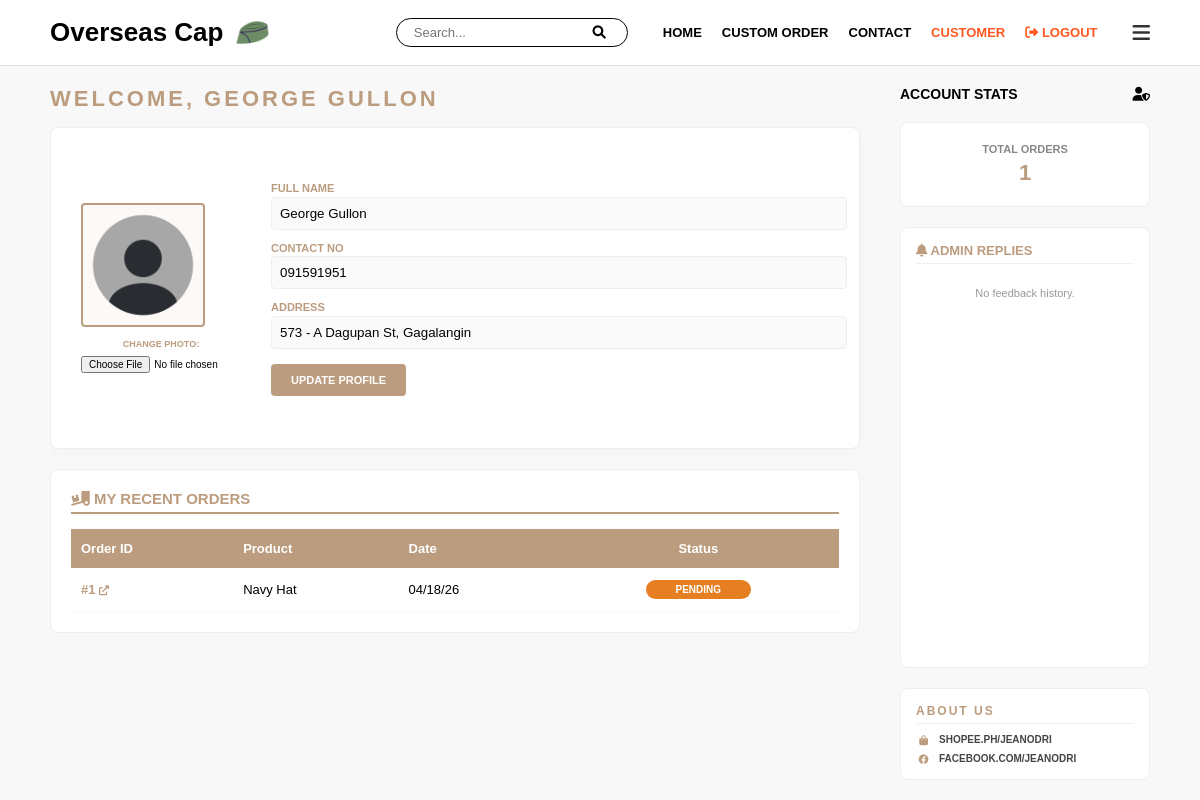
The app's page /customer_profile (signed in), older data.
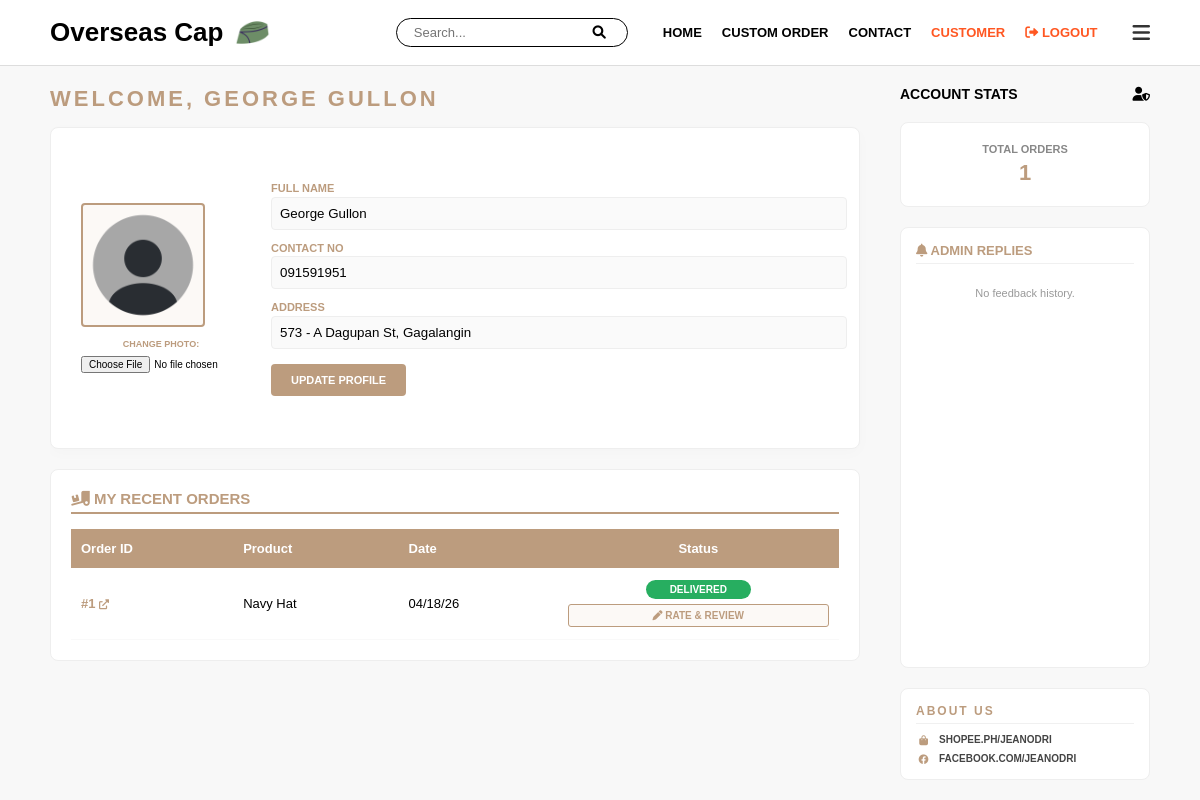
The same page, newer data.
### app.py (models this page shows)
class User(db.Model):
    id = db.Column(db.Integer, primary_key=True)
    username = db.Column(db.String(80), unique=True, nullable=False)
    password = db.Column(db.String(80), nullable=False)
    full_name = db.Column(db.String(120), default="NOT SET")
    contact = db.Column(db.String(20), default="NOT SET")
    email = db.Column(db.String(120), unique=True, nullable=False)
    address = db.Column(db.String(200), default="NOT SET")
    purchase_info = db.Column(db.String(500), default="NONE")
    profile_pic = db.Column(db.String(200), default="default.png")

class CustomOrder(db.Model):
    id = db.Column(db.Integer, primary_key=True)
    user_id = db.Column(db.Integer, db.ForeignKey('user.id'), nullable=True)
    customer_name = db.Column(db.String(100), nullable=False)
    contact_number = db.Column(db.String(20), nullable=False)
    address = db.Column(db.String(200), nullable=False)
    quantity = db.Column(db.Integer, nullable=False)
    product_type = db.Column(db.String(50))
    product_id = db.Column(db.Integer, db.ForeignKey('product.id'), nullable=True)
    color_type = db.Column(db.String(50))
    size_type = db.Column(db.String(50))
    color_variants = db.Column(db.String(50))
    size_variants = db.Column(db.String(50))
    material_type = db.Column(db.String(100))
    interlining_thickness = db.Column(db.String(100))
    order_type = db.Column(db.String(50))
    design_filename = db.Column(db.String(100))
    remarks = db.Column(db.Text)
    status = db.Column(db.String(20), default="PENDING")
    payment_method = db.Column(db.String(50))
    date_ordered = db.Column(db.DateTime, default=datetime.utcnow)
    payment_proof = db.Column(db.String(100))

### app.py (the view, shortened to what this page needs)
@app.route('/customer_profile', methods=['GET', 'POST'])
def customer_profile():
    if 'user' not in session:
        return redirect(url_for('login'))
    user = User.query.filter_by(username=session['user']).first()
    user_orders = CustomOrder.query.filter_by(user_id=user.id).order_by(CustomOrder.id.desc()).all()
    user_reviews = Review.query.filter_by(user_id=user.id).all()
    return render_template('customer_profile.html', user=user, user_orders=user_orders, reviews=user_reviews)

### app.py (called while the page is built)
@app.context_processor
def inject_stats():
    admin_stats = {
        'total': CustomOrder.query.count(),
        'pending': CustomOrder.query.filter_by(status='PENDING').count(),
        'completed': CustomOrder.query.filter(CustomOrder.status.in_(['DONE', 'COMPLETED'])).count()
    }
    return dict(admin_stats=admin_stats)

### templates/customer_profile.html (shortened to what this page needs)
<!DOCTYPE html>
<html lang="en">
<head>
    <link rel="stylesheet" href="https://cdnjs.cloudflare.com/ajax/libs/font-awesome/6.0.0/css/all.min.css">
</head>
<body>
    <header>
        <div class="logo-container">
            <a href="/home" class="logo">Overseas Cap</a>
            <img src="{{ url_for('static', filename='logo.png') }}" alt="Logo" style="height: 35px; width: auto;">
        </div>
        <div style="display: flex; align-items: center; gap: 15px;">
            <form action="{{ url_for('home') }}" method="GET" class="search-container">
                <input type="text" name="q" placeholder="Search..." value="{{ request.args.get('q', '') }}">
                <button type="submit"><i class="fas fa-search"></i></button>
            </form>
            <nav id="topNav">
                <a href="{{ url_for('home') }}">HOME</a>
                <a href="{{ url_for('custom_order') }}">CUSTOM ORDER</a>
                <a href="{{ url_for('contact') }}">CONTACT</a>
                <a href="{{ url_for('customer_profile') }}" style="color: #ff5722;">CUSTOMER</a>
                <a href="#" onclick="confirmLogout(event)" style="color: #ff5722; font-weight: bold;">
                    <i class="fas fa-sign-out-alt"></i> LOGOUT
                </a>
            </nav>
            <i class="fas fa-bars menu-toggle-btn" onclick="toggleMenu()"></i>
        </div>
    </header>
    <main>
        <div class="content-left">
            <div class="page-title">WELCOME, {{ user.full_name if user.full_name != 'NOT SET' else user.username }}</div>
            <div class="resizable-stack">
                <div id="profileSection">
                     <form method="POST" enctype="multipart/form-data" style="flex: 1; display: flex; align-items: center; gap: 30px;">
                        <div style="text-align: center;">
                            <div class="profile-image-box">
                                {% if user.profile_pic and user.profile_pic != 'default.png' %}
                                    <img src="{{ url_for('static', filename='profile_pics/' + user.profile_pic) }}"
                                        style="width: 100%; height: 100%; object-fit: cover;">
                                {% else %}
                                    <img src="{{ url_for('static', filename='blank-profile.png') }}"
                                        style="width: 100%; height: 100%; object-fit: cover;">
                                {% endif %}
                        </div>
                            <div style="margin-top: 12px;">
                                <label style="font-size: 9px; color: #bc9c7e; font-weight: bold; display: block; margin-bottom: 5px;">CHANGE PHOTO:</label>
                                <input type="file" name="profile_pic" accept="image/*" style="font-size: 10px; width: 160px;">
                            </div>
                        </div>
                        <div style="flex: 1;">
                            <div class="user-info-text">
                                <label>FULL NAME</label>
                                <input type="text" name="full_name" value="{{ user.full_name }}">
                                <label>CONTACT NO</label>
                                <input type="text" name="contact" value="{{ user.contact }}">
                                <label>ADDRESS</label>
                                <input type="text" name="address" value="{{ user.address }}">
                            </div>
                            <button type="submit" class="update-btn">UPDATE PROFILE</button>
                        </div>
                    </form>
                </div>
                <div id="orderSection">
                    <div class="order-history-title"><i class="fas fa-truck-loading"></i> MY RECENT ORDERS</div>
                    <table class="order-table">
                        <thead>
                            <tr>
                                <th>Order ID</th>
                                <th>Product</th>
                                <th>Date</th>
                                <th style="text-align: center;">Status</th>
                            </tr>
                        </thead>
                        <tbody>
                            {% for order in user_orders %}
                            <tr class="clickable-row" onclick="window.location.href='{{ url_for('order_status', order_id=order.id) }}'">
                                <td>
                                    <span style="color: #bc9c7e; font-weight: bold;">
                                        #{{ order.id }} <i class="fas fa-external-link-alt" style="font-size: 10px;"></i>
                                    </span>
                                </td>
                                <td>{{ order.product_type }}</td>
                                <td>{{ order.date_ordered.strftime('%m/%d/%y') if order.date_ordered else 'N/A' }}</td>
                                <td style="text-align: center;">
                                    {% if order.status == 'DONE' %}
                                        <span class="status-pill-user status-done">DELIVERED</span>
                                        <button class="rate-btn" onclick="event.stopPropagation(); openReviewModal('{{ order.id }}', '{{ order.product_type }}')">
                                            <i class="fas fa-pen"></i> RATE & REVIEW
                                        </button>
                                    {% else %}
                                        <span class="status-pill-user {% if order.status == 'PENDING' %}status-pending{% else %}status-delivery{% endif %}">
                                            {{ order.status }}
                                        </span>
                                    {% endif %}
                                </td>
                            </tr>
                            {% else %}
                            <tr>
                                <td colspan="4" style="text-align: center; color: #999; padding: 40px;">No orders found yet.</td>
                            </tr>
                            {% endfor %}
                        </tbody>
                    </table>
                </div>
            </div>
        </div>
        <aside class="sidebar">
            <div class="sidebar-header">
                <span>ACCOUNT STATS</span>
                <i class="fas fa-user-shield"></i>
            </div>
            <div class="sidebar-box">
                <div style="font-size: 11px; color: #888; margin-bottom: 5px; text-transform: uppercase;">TOTAL ORDERS</div>
                {{ user_orders|length }}
            </div>
            <div class="admin-reply-box">
                <div style="color: #bc9c7e; font-weight: bold; margin-bottom: 12px; border-bottom: 1px solid #f0f0f0; padding-bottom: 5px;">
                    <i class="fas fa-bell"></i> ADMIN REPLIES
                </div>
                <div style="max-height: 200px; overflow-y: auto;">
                    {% if reviews %}
                        {% set replied_count = 0 %}
                        {% for review in reviews %}
                            {% if review.admin_reply %}
                                <div style="margin-bottom: 10px; padding: 10px; background: #fcf9f6; border-left: 3px solid #bc9c7e; font-size: 11px; border-radius: 0 5px 5px 0;">
                                    <strong style="color: #333;">For {{ review.product_type }}:</strong><br>
                                    <span style="color: #a67c52; font-style: italic;">"{{ review.admin_reply }}"</span>
                                </div>
                                {% set replied_count = replied_count + 1 %}
                            {% endif %}
                        {% endfor %}
                        {% if replied_count == 0 %}
                            <p style="font-size: 11px; color: #999; text-align: center;">No new replies yet.</p>
                        {% endif %}
                    {% else %}
                        <p style="font-size: 11px; color: #999; text-align: center;">No feedback history.</p>
                    {% endif %}
                </div>
            </div>
            <div class="about-us-sidebar">
                <h4>About Us</h4>
                <div class="social-links">
                    <a href="https://shopee.ph/jeanodri" target="_blank">
                <i class="fas fa-shopping-bag"></i> <span>SHOPEE.PH/JEANODRI</span>
            </a>
            <a href="https://facebook.com/jeanodri" target="_blank">
                <i class="fab fa-facebook"></i> <span>FACEBOOK.COM/JEANODRI</span>
            </a>
                </div>
            </div>
        </aside>
    </main>
</body>
</html>

Row changes from the older to the newer data that the page shows:
changed CustomOrder "Navy Hat": status "PENDING" → (not shown); now shows "DELIVERED RATE & REVIEW"
